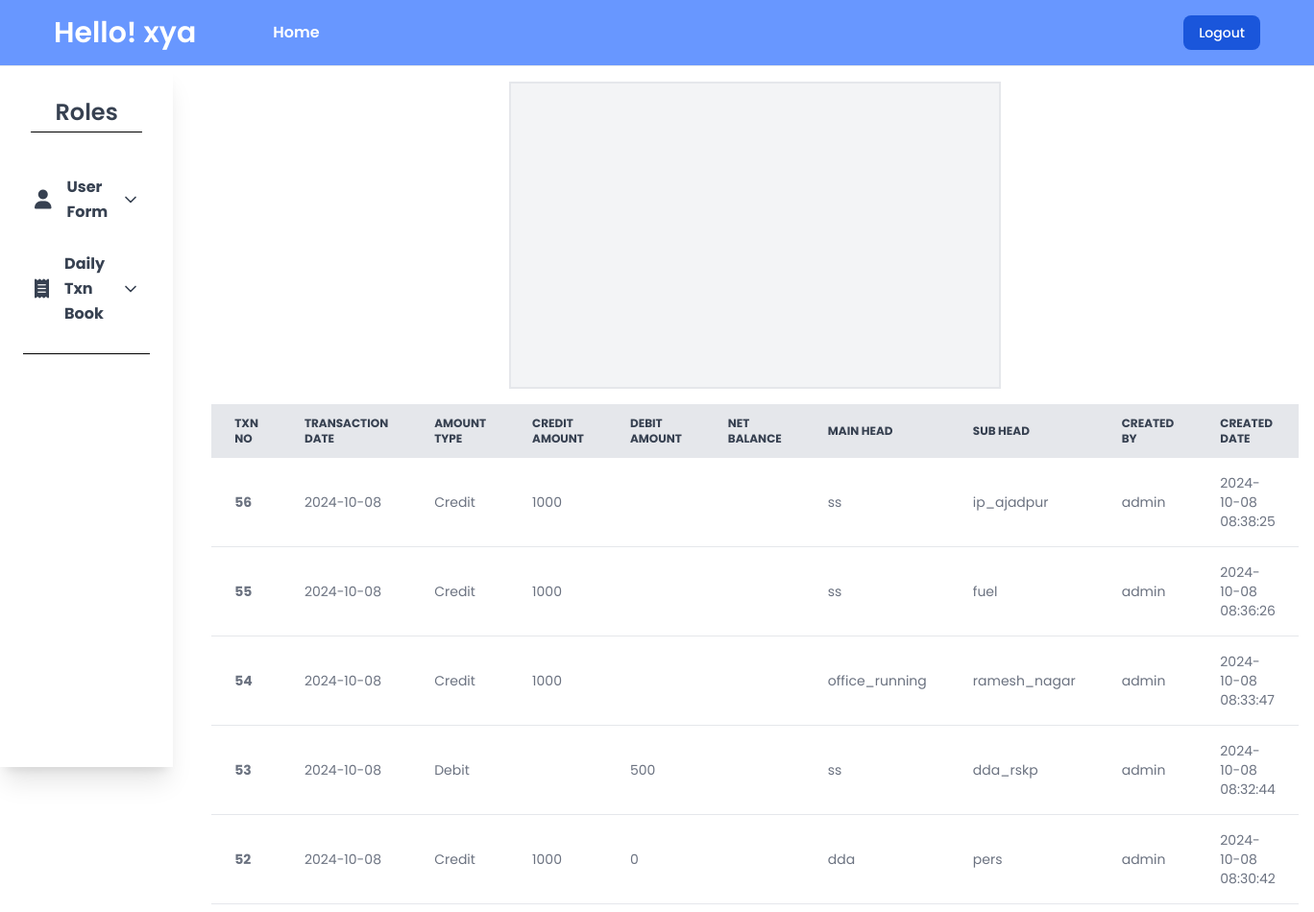
The app's page /testdash.php (signed in), older data.
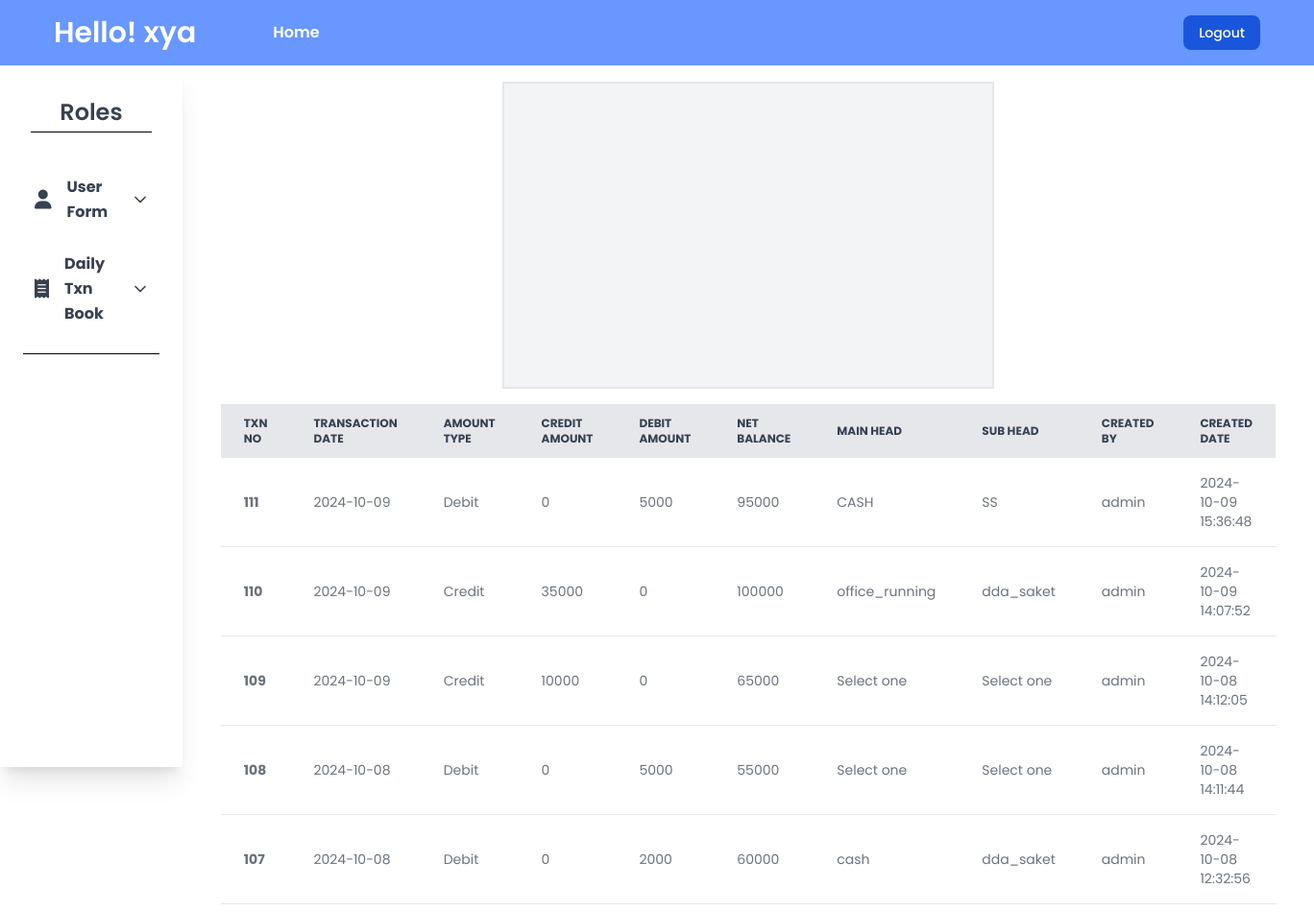
The same page, newer data.
### tables this page shows
CREATE TABLE `txn_book` (
  `transaction_no` int NOT NULL AUTO_INCREMENT,
  `transaction_date` varchar(45) DEFAULT NULL,
  `amount_type` varchar(45) DEFAULT NULL,
  `credit_amt` varchar(45) DEFAULT NULL,
  `debit_amt` varchar(45) DEFAULT NULL,
  `net_balance` varchar(45) DEFAULT NULL,
  `particuler_to` varchar(45) DEFAULT NULL,
  `site` varchar(45) DEFAULT NULL,
  `main_head` varchar(45) DEFAULT NULL,
  `sub_head` varchar(45) DEFAULT NULL,
  `bill_cheque_no` varchar(45) DEFAULT NULL,
  `invoice_date` varchar(45) DEFAULT NULL,
  `invoice_no` varchar(45) DEFAULT NULL,
  `gst_no` varchar(45) DEFAULT NULL,
  `remarks` varchar(45) DEFAULT NULL,
  `form_status` varchar(45) NOT NULL DEFAULT 'SAVE',
  `currentUser` varchar(45) DEFAULT NULL,
  `currentTime` varchar(45) DEFAULT NULL,
  PRIMARY KEY (`transaction_no`)
);

### testdash.php (the view, shortened to what the changed rows need)
<?php
$conn = mysqli_connect(
    "localhost",
    "root",
    "root",
    "daily_txn_book"
);
$sql = "SELECT  transaction_no, transaction_date, amount_type, credit_amt, debit_amt, net_balance,  main_head, sub_head , currentUser, currentTime From txn_book Order By transaction_no Desc Limit 5";
$result = mysqli_query($conn, $sql);
?>
<!DOCTYPE html>
<html lang="en">
<head>
    <link href="https://cdn.jsdelivr.net/npm/tailwindcss@2.0.4/dist/tailwind.min.css" rel="stylesheet">
    <link href="https://cdn.jsdelivr.net/npm/flowbite@2.5.1/dist/flowbite.min.css" rel="stylesheet" />
    <link rel="stylesheet" href="https://cdnjs.cloudflare.com/ajax/libs/font-awesome/6.6.0/css/all.min.css"
 />
</head>
<body class="font" style="font-family: 'Poppins', sans-serif;">
    <div>
        <div class=" max-w-8xl mx-auto">
            <div class="flex" style="height: calc(100vh - 70px);">
                <div>
                    <div>
                        <div class="relative overflow-x-auto mt-4 mx-10">
                            <table
                                class="w-full text-sm text-left rtl:text-right text-gray-500 dark:text-gray-400 mb-2">
                                <thead
                                    class="text-xs text-gray-700 uppercase bg-gray-200 dark:bg-gray-700 dark:text-gray-400">
                                    <tr>
                                        <th scope="col" class="px-6 py-3">
                                            Txn No
                                        </th>
                                        <th scope="col" class="px-6 py-3">
                                            Transaction Date
                                        </th>
                                        <th scope="col" class="px-6 py-3">
                                            Amount Type
                                        </th>
                                        <th scope="col" class="px-6 py-3">
                                            Credit Amount
                                        </th>
                                        <th scope="col" class="px-6 py-3">
                                            Debit Amount
                                        </th>
                                        <th scope="col" class="px-6 py-3">
                                            Net Balance
                                        </th>
                                        <th scope="col" class="px-6 py-3">
                                            Main Head
                                        </th>
                                        <th scope="col" class="px-6 py-3">
                                            Sub Head
                                        </th>
                                        <th scope="col" class="px-6 py-3">
                                            Created By
                                        </th>
                                        <th scope="col" class="px-6 py-3">
                                            Created Date
                                        </th>
                                    </tr>
                                </thead>
                                <tbody class="" id="rowAreaTbody">
                                    <?php
                                    while ($row = mysqli_fetch_assoc($result)) {
                                        ?>
                                        <tr class="bg-white border-b dark:bg-gray-800 dark:border-gray-700">
                                            <th scope="row" class="px-6 py-4">
                                                <?php echo $row['transaction_no'] ?>
                                            </th>
                                            <td class="px-6 py-4">
                                                <?php echo $row['transaction_date'] ?>
                                            </td>
                                            <td class="px-6 py-4">
                                                <?php echo $row['amount_type'] ?>
                                            </td>
                                            <td class="px-6 py-4">
                                                <?php echo $row['credit_amt'] ?>
                                            </td>
                                            <td class="px-6 py-4">
                                                <?php echo $row['debit_amt'] ?>
                                            </td>
                                            <td class="px-6 py-4">
                                                <?php echo $row['net_balance'] ?>
                                            </td>
                                            <td class="px-6 py-4">
                                                <?php echo $row['main_head'] ?>
                                            </td>
                                            <td class="px-6 py-4">
                                                <?php echo $row['sub_head'] ?>
                                            </td>
                                            <td class="px-6 py-4">
                                                <?php echo $row['currentUser'] ?>
                                            </td>
                                            <td class="px-6 py-4">
                                                <?php echo $row['currentTime'] ?>
                                            </td>
                                        </tr>
                                        <?php
                                    }
                                    ?>
                                </tbody>
                            </table>
                        </div>
                    </div>
                </div>
            </div>
        </div>
    </div>
</body>
<script src="node_modules/@material-tailwind/html@latest/scripts/ripple.js"></script>
<script src="https://unpkg.com/@material-tailwind/html@latest/scripts/ripple.js"></script>
</html>

Row changes from the older to the newer data that the page shows:
no longer on this page (row unchanged): txn_book: transaction_no "56", transaction_date "2024-10-08", amount_type "Credit", credit_amt "1000", main_head "ss", sub_head "ip_ajadpur", currentUser "admin", currentTime "2024-10-08 08:38:25"
no longer on this page (row unchanged): txn_book: transaction_no "55", transaction_date "2024-10-08", amount_type "Credit", credit_amt "1000", main_head "ss", sub_head "fuel", currentUser "admin", currentTime "2024-10-08 08:36:26"
no longer on this page (row unchanged): txn_book: transaction_no "54", transaction_date "2024-10-08", amount_type "Credit", credit_amt "1000", main_head "office_running", sub_head "ramesh_nagar", currentUser "admin", currentTime "2024-10-08 08:33:47"
no longer on this page (row unchanged): txn_book: transaction_no "53", transaction_date "2024-10-08", amount_type "Debit", debit_amt "500", main_head "ss", sub_head "dda_rskp", currentUser "admin", currentTime "2024-10-08 08:32:44"
no longer on this page (row edited): txn_book: transaction_no "52", transaction_date "2024-10-08", amount_type "Credit", credit_amt "1000", debit_amt "0", main_head "dda", sub_head "pers", currentUser "admin", currentTime "2024-10-08 08:30:42"
added txn_book: transaction_no "111", transaction_date "2024-10-09", amount_type "Debit", credit_amt "0", debit_amt "5000", net_balance "95000", main_head "CASH", sub_head "SS", currentUser "admin", currentTime "2024-10-09 15:36:48"
added txn_book: transaction_no "110", transaction_date "2024-10-09", amount_type "Credit", credit_amt "35000", debit_amt "0", net_balance "100000", main_head "office_running", sub_head "dda_saket", currentUser "admin", currentTime "2024-10-09 14:07:52"
added txn_book: transaction_no "109", transaction_date "2024-10-09", amount_type "Credit", credit_amt "10000", debit_amt "0", net_balance "65000", main_head "Select one", sub_head "Select one", currentUser "admin", currentTime "2024-10-08 14:12:05"
added txn_book: transaction_no "108", transaction_date "2024-10-08", amount_type "Debit", credit_amt "0", debit_amt "5000", net_balance "55000", main_head "Select one", sub_head "Select one", currentUser "admin", currentTime "2024-10-08 14:11:44"
added txn_book: transaction_no "107", transaction_date "2024-10-08", amount_type "Debit", credit_amt "0", debit_amt "2000", net_balance "60000", main_head "cash", sub_head "dda_saket", currentUser "admin", currentTime "2024-10-08 12:32:56"
